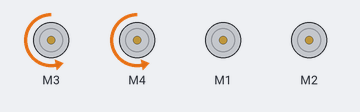
Recording of a sketch running on a simulated Arduino Uno, built with avr-gcc and run on an emulated ATmega328P. On the bench: 4 × DC motor (green arrow = forward, orange = backward, longer = faster).

Above: at 0.1 s.
Timing chart, 0 to 1.6 s (numbered marks = the images above):
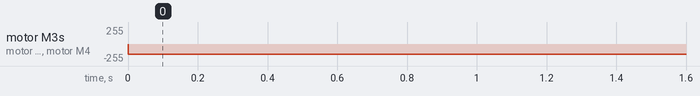

Measured:
- by itself, motor M3, motor M4: stopped → backward 150/255 at 0.00 s

The sketch:

smartbus.ino
```cpp
#include <AFMotor.h>
 int bt;

AF_DCMotor rmotor1(1);
AF_DCMotor rmotor2(2);
AF_DCMotor lmotor1(3);
AF_DCMotor lmotor2(4);

void setup() {
  Serial.begin(9600);
  //4,7,8,12
  lmotor1.run(RELEASE);
  lmotor2.run(RELEASE);
  lmotor1.setSpeed(0);
  lmotor2.setSpeed(0);
  rmotor1.run(RELEASE);
  rmotor2.run(RELEASE);
  rmotor1.setSpeed(0);
  rmotor2.setSpeed(0);

}

void loop() {
  bt=Serial.read();
  if(bt='F'){
   forward();
  }
  if(bt='B'){
    backward();
  }
  if(bt='L'){
    left();
   }
 }
void backward(){
  lmotor1.run(FORWARD);
  lmotor2.run(FORWARD);
  rmotor1.run(FORWARD);
  rmotor2.run(FORWARD);
  lmotor1.setSpeed(150);
  lmotor2.setSpeed(150);
  rmotor1.setSpeed(150);
  rmotor2.setSpeed(150);
  }
void forward(){
  lmotor1.run(BACKWARD);
  lmotor2.run(BACKWARD);
  rmotor1.run(BACKWARD);
  rmotor2.run(BACKWARD);
  lmotor1.setSpeed(150);
  lmotor2.setSpeed(150);
  rmotor1.setSpeed(150);
  rmotor2.setSpeed(150);
   }
void right(){
  lmotor1.run(RELEASE);
  lmotor2.run(RELEASE);
  rmotor1.run(BACKWARD);
  rmotor2.run(BACKWARD);
  lmotor1.setSpeed(150);
  lmotor2.setSpeed(150);
  rmotor1.setSpeed(150);
  rmotor2.setSpeed(150);
  }
void left(){
  rmotor1.run(RELEASE);
  rmotor2.run(RELEASE);
  lmotor1.run(BACKWARD);
  lmotor2.run(BACKWARD);
  lmotor1.setSpeed(150);
  lmotor2.setSpeed(150);
  rmotor1.setSpeed(150);
  rmotor2.setSpeed(150);
  }
```
